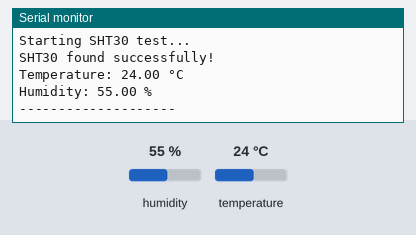
This sketch was run on a simulated ESP32. Parts: the last lines printed to the serial monitor. The test bench sets the inputs (shaded band); at power-on: humidity 55 %, temperature 24 °C.

Above: at 2.2 s.
2.3 s: humidity set to 22 %
At 4.2 s:
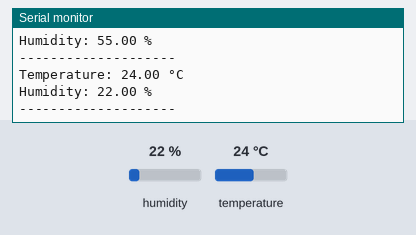
5.0 s: temperature set to 12 °C
At 6.0 s:
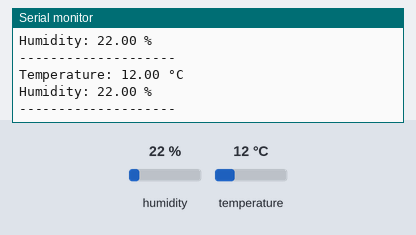
7.7 s: humidity set to 40 %
At 9.6 s:
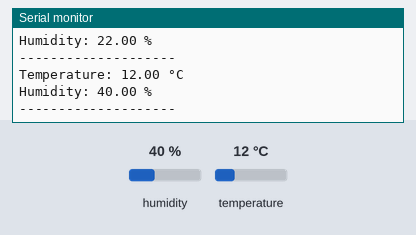
Timing chart, 0 to 11.1 s (numbered marks = the images above; inputs shaded):
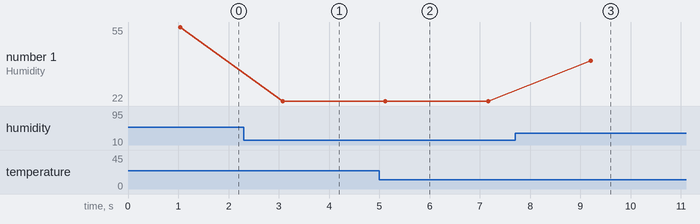

Measured:
- after the input at 2.3 s, the serial monitor: prints a new line after 0.78 s (image 1)
- after the input at 5.0 s, the serial monitor: prints a new line after 0.12 s (image 2)
- after the input at 7.7 s, the serial monitor: prints a new line after 1.5 s (image 3)
- plotted number 1: 55 → 22 after the input at 2.3 s, 22 → 40 after the input at 7.7 s

The sketch:

sht30_sensor_test.ino
```cpp
#include <Wire.h>
#include "Adafruit_SHT31.h"

Adafruit_SHT31 sht30 = Adafruit_SHT31();

void setup() {
  Serial.begin(115200);
  delay(1000);

  Serial.println("Starting SHT30 test...");

  // ESP32 default I2C pins
  Wire.begin(21, 22);

  // Most SHT30 boards use address 0x44
  if (!sht30.begin(0x44)) {
    Serial.println("SHT30 not found at 0x44. Trying 0x45...");

    if (!sht30.begin(0x45)) {
      Serial.println("SHT30 not found.");
      Serial.println("Check wiring: VCC, GND, SDA=21, SCL=22");
      while (1) {
        delay(10);
      }
    }
  }

  Serial.println("SHT30 found successfully!");
}

void loop() {
  float temperature = sht30.readTemperature();
  float humidity = sht30.readHumidity();

  if (!isnan(temperature)) {
    Serial.print("Temperature: ");
    Serial.print(temperature);
    Serial.println(" °C");
  } else {
    Serial.println("Failed to read temperature.");
  }

  if (!isnan(humidity)) {
    Serial.print("Humidity: ");
    Serial.print(humidity);
    Serial.println(" %");
  } else {
    Serial.println("Failed to read humidity.");
  }

  Serial.println("--------------------");
  delay(2000);
}
```
